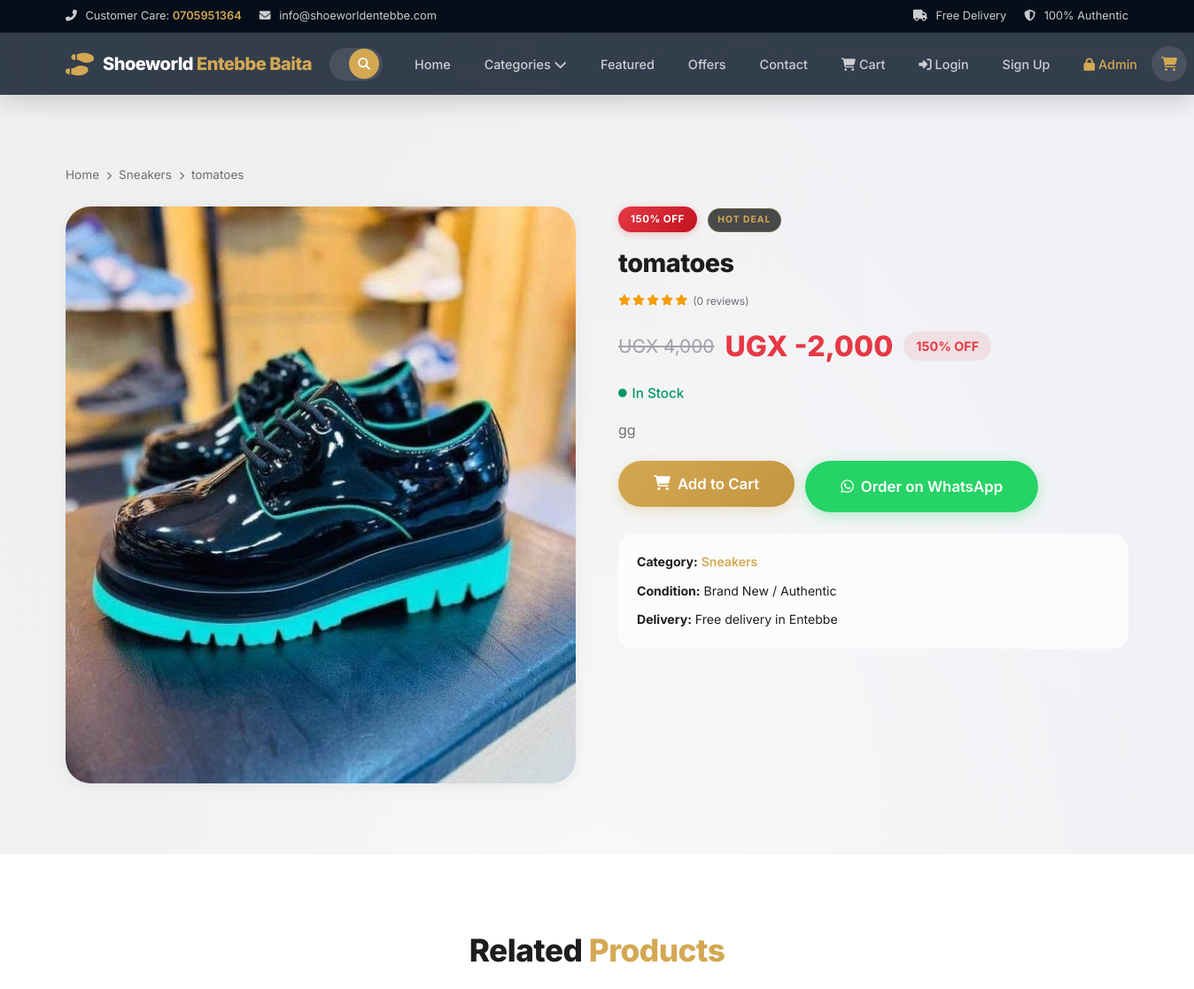
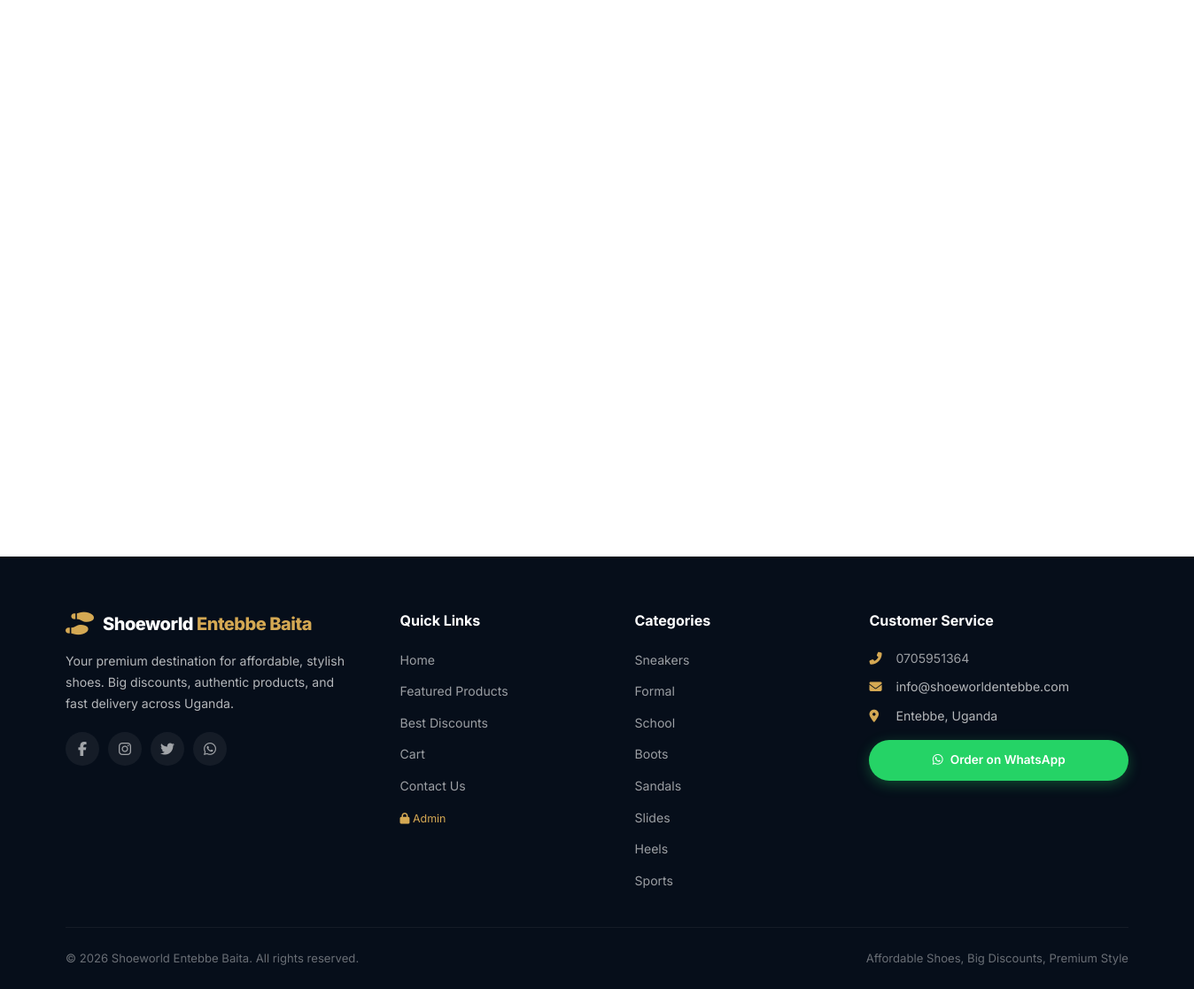
The page /product/tomatoes on the database its author committed (2 pictures, top to bottom).
### app.py (models this page shows, shortened)
class Category(db.Model):
    id = db.Column(db.Integer, primary_key=True)
    name = db.Column(db.String(100), nullable=False)
    slug = db.Column(db.String(100), unique=True, nullable=False)
    icon = db.Column(db.String(50), default='fa-shoe-prints')
    products = db.relationship('Product', backref='category', lazy=True, cascade='all, delete-orphan')

class Product(db.Model):
    id = db.Column(db.Integer, primary_key=True)
    name = db.Column(db.String(200), nullable=False)
    slug = db.Column(db.String(200), unique=True, nullable=False)
    description = db.Column(db.Text, default='')
    category_id = db.Column(db.Integer, db.ForeignKey('category.id'), nullable=False)
    price = db.Column(db.Float, nullable=False)
    discount_price = db.Column(db.Float, nullable=False)
    discount_percent = db.Column(db.String(10))
    image_url = db.Column(db.String(500))
    rating = db.Column(db.Float, default=5.0)
    reviews_count = db.Column(db.Integer, default=0)
    badge = db.Column(db.String(50), default='HOT DEAL')
    in_stock = db.Column(db.Boolean, default=True)
    featured = db.Column(db.Boolean, default=False)
    trending = db.Column(db.Boolean, default=False)
    affordable = db.Column(db.Boolean, default=False)
    created_at = db.Column(db.DateTime, default=datetime.utcnow)

### app.py (the view)
@app.route('/product/<string:slug>')
def product_page(slug):
    product = Product.query.filter_by(slug=slug).first_or_404()
    related = Product.query.filter(
        Product.category_id == product.category_id,
        Product.id != product.id
    ).order_by(db.func.random()).limit(4).all()
    return render_template('product.html', product=product, related=related)

### app.py (called while the page is built, shortened)
@app.context_processor
def inject_globals():
    categories = Category.query.all()
    cart = session.get('cart', [])
    cart_count = sum(item['quantity'] for item in cart)
    cart_total = 0
    cart_items = []
    user = None
    if session.get('user_id'):
        user = User.query.get(session['user_id'])
    return dict(
        categories=categories,
        cart_count=cart_count,
        cart_items=cart_items,
        cart_total=cart_total,
        current_user=user
    )

@app.template_filter('format_price')
def format_price(amount):
    return f'UGX {amount:,.0f}'

### templates/product.html (shortened to what this page needs)
{% extends "base.html" %}
{% block content %}
<section class="section product-detail-section">
  <div class="container">
    <nav class="breadcrumb">
      <a href="{{ url_for('home') }}">Home</a> <i class="fas fa-chevron-right"></i>
      <a href="{{ url_for('category_page', slug=product.category.slug) }}">{{ product.category.name }}</a> <i class="fas fa-chevron-right"></i>
      <span>{{ product.name }}</span>
    </nav>
    <div class="product-detail-grid">
      <div class="product-detail-image">
        {% if product.image_url %}
        <img src="{{ product.image_url if product.image_url.startswith('http') else url_for('static', filename=product.image_url) }}" alt="{{ product.name }}" />
        {% else %}
        <div class="product-img-placeholder" style="width:100%;height:100%;min-height:400px;"><i class="fas fa-shoe-prints"></i></div>
        {% endif %}
      </div>
      <div class="product-detail-info">
        <span class="product-badge" style="position:static;display:inline-block;margin-bottom:12px;">{{ product.discount_percent }}</span>
        <span class="product-limited" style="position:static;display:inline-block;margin-left:8px;">{{ product.badge }}</span>
        <h1>{{ product.name }}</h1>
        <div class="product-rating" style="margin:10px 0 16px;">
          <span class="stars">
            {% for i in range(5) %}
              {% if i < product.rating|int %}<i class="fas fa-star"></i>{% else %}<i class="far fa-star"></i>{% endif %}
            {% endfor %}
          </span>
          <span class="rating-count">({{ product.reviews_count }} reviews)</span>
        </div>
        <div class="product-prices" style="margin-bottom:16px;">
          <span class="old-price" style="font-size:1.3rem;">{{ product.price|format_price }}</span>
          <span class="new-price" style="font-size:2rem;">{{ product.discount_price|format_price }}</span>
          <span class="discount-badge" style="font-size:0.9rem;padding:5px 14px;">{{ product.discount_percent }}</span>
        </div>
        <div class="product-stock" style="font-size:0.95rem;margin-bottom:16px;">
          <i class="fas fa-circle"></i> In Stock
        </div>
        <p class="product-description">{{ product.description }}</p>
        <div class="product-detail-actions">
          <form action="{{ url_for('cart_add') }}" method="POST">
            <button type="submit" class="btn btn-primary" style="padding:16px 40px;font-size:1.05rem;">
              <i class="fas fa-shopping-cart"></i> Add to Cart
            </button>
          </form>
          <a href="{{ url_for('order_whatsapp', product_id=product.id) }}" target="_blank" class="btn btn-whatsapp" style="padding:16px 40px;font-size:1.05rem;">
            <i class="fab fa-whatsapp"></i> Order on WhatsApp
          </a>
        </div>
        <div class="product-detail-meta">
          <div><strong>Category:</strong> <a href="{{ url_for('category_page', slug=product.category.slug) }}">{{ product.category.name }}</a></div>
          <div><strong>Condition:</strong> Brand New / Authentic</div>
          <div><strong>Delivery:</strong> Free delivery in Entebbe</div>
        </div>
      </div>
    </div>
  </div>
</section>
{% if related %}
<section class="section" style="background:var(--bg-alt);">
  <div class="container">
    <div class="section-header">
      <h2>Related <span class="text-highlight">Products</span></h2>
    </div>
    <div class="products-grid">
    </div>
  </div>
</section>
{% endif %}
{% endblock %}

### templates/base.html (shortened to what this page needs)
<!DOCTYPE html>
<html lang="en">
<head>
  <link rel="stylesheet" href="https://cdnjs.cloudflare.com/ajax/libs/font-awesome/6.5.1/css/all.min.css" />
  <link rel="stylesheet" href="{{ url_for('static', filename='style.css') }}" />
</head>
<body>
  <div class="top-bar">
    <div class="container">
      <div class="top-bar-left">
        <span><i class="fas fa-phone-alt"></i> Customer Care: <a href="tel:0705951364">0705951364</a></span>
        <span class="hide-mobile"><i class="fas fa-envelope"></i> info@shoeworldentebbe.com</span>
      </div>
      <div class="top-bar-right">
        <span><i class="fas fa-truck"></i> Free Delivery</span>
        <span class="hide-mobile"><i class="fas fa-shield-alt"></i> 100% Authentic</span>
      </div>
    </div>
  </div>
  <header class="header" id="header">
    <div class="container">
      <a href="{{ url_for('home') }}" class="logo">
        <i class="fas fa-shoe-prints logo-icon"></i>
        <span class="logo-text">Shoeworld <span class="logo-highlight">Entebbe Baita</span></span>
      </a>
      <div class="search-bar" id="searchBar">
        <form action="{{ url_for('search') }}" method="GET" style="display:flex;width:100%;">
          <button type="submit" aria-label="Search"><i class="fas fa-search"></i></button>
        </form>
      </div>
      <nav class="nav-menu" id="navMenu">
        <ul class="nav-list">
          <li><a href="{{ url_for('home') }}" class="{% if request.endpoint == 'home' %}active{% endif %}">Home</a></li>
          <li class="dropdown-trigger">
            <a href="#">Categories <i class="fas fa-chevron-down"></i></a>
          </li>
          <li><a href="{{ url_for('home') }}#featured">Featured</a></li>
          <li><a href="{{ url_for('home') }}#discounts">Offers</a></li>
          <li><a href="{{ url_for('home') }}#contact">Contact</a></li>
          <li><a href="{{ url_for('cart') }}"><i class="fas fa-shopping-cart"></i> Cart {% if cart_count > 0 %}<span class="cart-badge">{{ cart_count }}</span>{% endif %}</a></li>
          {% if current_user %}
          <li><a href="{{ url_for('account') }}"><i class="fas fa-user"></i> {{ current_user.name }}</a></li>
          <li><a href="{{ url_for('logout') }}" style="color:var(--text-lighter);">Logout</a></li>
          {% else %}
          <li><a href="{{ url_for('login') }}"><i class="fas fa-sign-in-alt"></i> Login</a></li>
          <li><a href="{{ url_for('signup') }}">Sign Up</a></li>
          {% endif %}
          <li><a href="{{ url_for('admin_login') }}" style="color:var(--accent);"><i class="fas fa-lock"></i> Admin</a></li>
        </ul>
      </nav>
      <div class="nav-actions">
        <a href="{{ url_for('cart') }}" class="nav-cart" aria-label="Cart">
          <i class="fas fa-shopping-cart"></i>
        </a>
      </div>
    </div>
  </header>
  {% block content %}{% endblock %}
  <footer class="footer">
    <div class="container">
      <div class="footer-grid">
        <div class="footer-col footer-brand">
          <a href="{{ url_for('home') }}" class="logo">
            <i class="fas fa-shoe-prints logo-icon"></i>
            <span class="logo-text">Shoeworld <span class="logo-highlight">Entebbe Baita</span></span>
          </a>
          <p>Your premium destination for affordable, stylish shoes. Big discounts, authentic products, and fast delivery across Uganda.</p>
          <div class="footer-social">
            <a href="#" aria-label="Facebook"><i class="fab fa-facebook-f"></i></a>
            <a href="#" aria-label="Instagram"><i class="fab fa-instagram"></i></a>
            <a href="#" aria-label="Twitter"><i class="fab fa-twitter"></i></a>
            <a href="#" aria-label="WhatsApp"><i class="fab fa-whatsapp"></i></a>
          </div>
        </div>
        <div class="footer-col">
          <h4>Quick Links</h4>
          <ul>
          <li><a href="{{ url_for('home') }}">Home</a></li>
          <li><a href="{{ url_for('home') }}#featured">Featured Products</a></li>
          <li><a href="{{ url_for('home') }}#discounts">Best Discounts</a></li>
          <li><a href="{{ url_for('cart') }}">Cart</a></li>
          <li><a href="{{ url_for('home') }}#contact">Contact Us</a></li>
          <li><a href="{{ url_for('admin_login') }}" style="color:var(--accent);font-size:0.78rem;"><i class="fas fa-lock"></i> Admin</a></li>
          </ul>
        </div>
        <div class="footer-col">
          <h4>Categories</h4>
          <ul>
            {% for cat in categories[:8] %}
            <li><a href="{{ url_for('category_page', slug=cat.slug) }}">{{ cat.name }}</a></li>
            {% endfor %}
          </ul>
        </div>
        <div class="footer-col">
          <h4>Customer Service</h4>
          <ul class="footer-contact">
            <li><i class="fas fa-phone-alt"></i> <a href="tel:0705951364">0705951364</a></li>
            <li><i class="fas fa-envelope"></i> info@shoeworldentebbe.com</li>
            <li><i class="fas fa-map-marker-alt"></i> Entebbe, Uganda</li>
          </ul>
          <div class="footer-whatsapp">
            <a href="https://wa.me/256705951364?text=Hello%20Shoeworld%20Entebbe%20Baita%2C%20I%20want%20to%20order%20a%20shoe." target="_blank" class="btn btn-whatsapp">
              <i class="fab fa-whatsapp"></i> Order on WhatsApp
            </a>
          </div>
        </div>
      </div>
      <div class="footer-bottom">
        <p>&copy; 2026 Shoeworld Entebbe Baita. All rights reserved.</p>
        <p>Affordable Shoes, Big Discounts, Premium Style</p>
      </div>
    </div>
  </footer>
</body>
</html>

### rows shown on the page
Category: category.name "Sneakers", name "Sneakers"
Product: name "tomatoes", image_url (picture), discount_percent "150% OFF", badge "HOT DEAL", rating 5 (drawn), reviews_count "0", price "UGX 4,000", discount_price "UGX -2,000", description "gg"
Category: name "Formal"
Category: name "School"
Category: name "Boots"
Category: name "Sandals"
Category: name "Slides"
Category: name "Heels"
Category: name "Sports"
